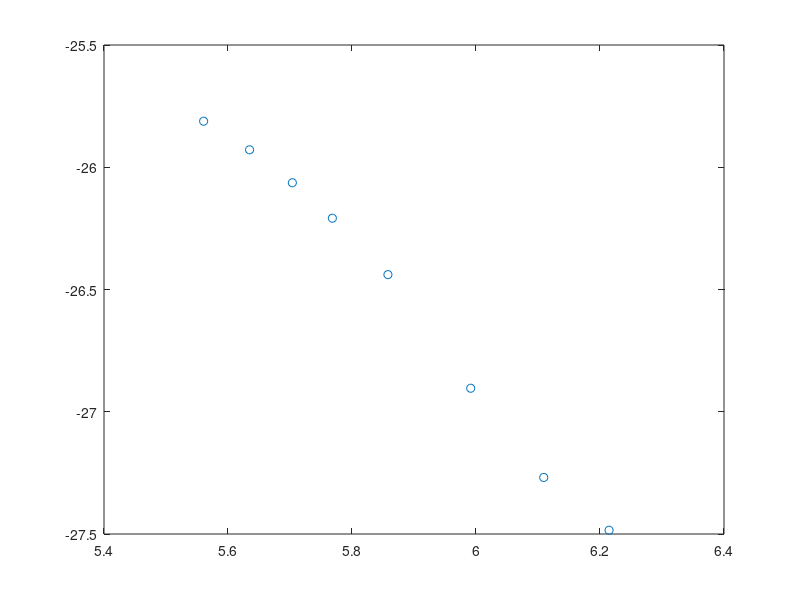

This chart was generated by the following MATLAB code: (Note: this script raises an error after producing the figure.)
clc;clear all;close all;
x = [260, 280, 300, 320, 350, 400, 450, 500];
y = [6.16762688614541e-12, 5.48740586769687e-12, 4.79532447272557e-12, 4.14815097697779e-12, 3.29324532705844e-12, 2.06929430549527e-12, 1.43668363281190e-12, 1.15770053137296e-12];
X = log(x);
Y = log(y);
figure
plot(X,Y,'o');
hold on;
fittingEqn = fittype('b*x + log(a)', ...
        'coefficients', {'b', 'a'});
        initialGuess = [-2.56, 6.1782e-12];
% fittingModel = fit(wavelength{1,iFiles}, intensity{1,iFiles}', fittingEqn, 'StartPoint', initialGuess);% 进行曲线拟合
fittingModel = fit(X', Y', fittingEqn,'StartPoint', initialGuess);
disp(fittingModel);
fittingCoefficients = coeffvalues(fittingModel);
b = fittingCoefficients(1);
a = fittingCoefficients(2);
fitx = linspace(260,500,100);
fity = a*fitx.^b;
plot(fittingModel);

hold off;
figure
plot(x,y,'o');
hold on;
plot(fitx,fity);
legend('origin','fitting')

